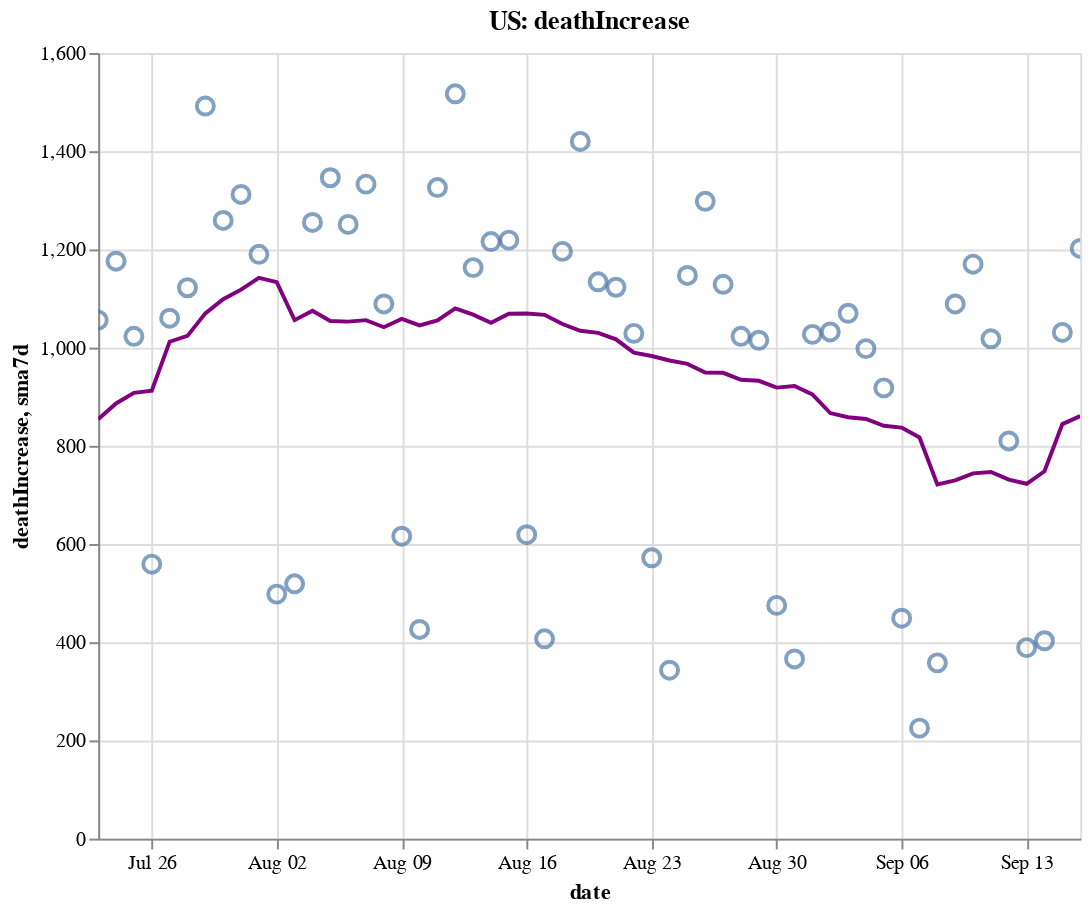

The cell this chart's notebook holds for it:
### Code cell
create_plot(us, 'deathIncrease')

### Figure 1 — Vega-Lite specification as saved in the notebook (floating-point values rounded to 4 significant figures)
{"config": {"view": {"continuousWidth": 400, "continuousHeight": 300}}, "layer": [{"layer": [{"mark": {"type": "point", "size": 75}, "encoding": {"tooltip": [{"type": "temporal", "field": "date"}, {"type": "quantitative", "field": "deathIncrease"}, {"type": "quantitative", "field": "sma7d"}], "x": {"type": "temporal", "field": "date"}, "y": {"type": "quantitative", "field": "deathIncrease"}}, "selection": {"selector006": {"type": "interval", "bind": "scales", "encodings": ["x", "y"]}}}, {"mark": {"type": "line", "color": "purple"}, "encoding": {"x": {"type": "temporal", "field": "date"}, "y": {"type": "quantitative", "field": "sma7d"}}}]}, {"mark": {"type": "rule", "color": "#aaa"}, "encoding": {"x": {"type": "temporal", "field": "date"}}, "transform": [{"filter": {"selection": "selector005"}}]}, {"mark": "circle", "encoding": {"opacity": {"condition": {"value": 1, "selection": "selector005"}, "value": 0}, "tooltip": [{"type": "temporal", "field": "date"}, {"type": "quantitative", "field": "deathIncrease"}, {"type": "quantitative", "field": "sma7d"}], "x": {"type": "temporal", "field": "date"}, "y": {"type": "quantitative", "field": "deathIncrease"}}, "selection": {"selector005": {"type": "single", "encodings": ["x"], "on": "mouseover", "nearest": true, "empty": "none"}}}, {"mark": {"type": "text", "align": "left", "dx": 5, "dy": -5, "stroke": "white", "strokeWidth": 2}, "encoding": {"text": {"type": "quantitative", "field": "deathIncrease"}, "tooltip": [{"type": "temporal", "field": "date"}, {"type": "quantitative", "field": "deathIncrease"}, {"type": "quantitative", "field": "sma7d"}], "x": {"type": "temporal", "field": "date"}, "y": {"type": "quantitative", "field": "deathIncrease"}}, "transform": [{"filter": {"selection": "selector005"}}]}, {"mark": {"type": "text", "align": "left", "dx": 5, "dy": -5}, "encoding": {"text": {"type": "quantitative", "field": "deathIncrease"}, "tooltip": [{"type": "temporal", "field": "date"}, {"type": "quantitative", "field": "deathIncrease"}, {"type": "quantitative", "field": "sma7d"}], "x": {"type": "temporal", "field": "date"}, "y": {"type": "quantitative", "field": "deathIncrease"}}, "transform": [{"filter": {"selection": "selector005"}}]}], "data": {"name": "data-30a592fd6a511ef2b1205233cbcbba09"}, "height": 400, "title": "US: deathIncrease", "width": 500, "$schema": "https://vega.github.io/schema/vega-lite/v4.8.1.json", "datasets": {"data-30a592fd6a511ef2b1205233cbcbba09": [{"date": "2020-07-23T00:00:00", "totalTestResultsIncrease": 852500.0, "positiveIncrease": 71550.0, "death": 136400.0, "deathIncrease": 1056.0, "positiveRate": 0.084, "state": "US", "sma7d": 854.1}, {"date": "2020-07-24T00:00:00", "totalTestResultsIncrease": 940100.0, "positiveIncrease": 75240.0, "death": 137500.0, "deathIncrease": 1176.0, "positiveRate": 0.08, "state": "US", "sma7d": 886.3}, {"date": "2020-07-25T00:00:00", "totalTestResultsIncrease": 793400.0, "positiveIncrease": 64740.0, "death": 138500.0, "deathIncrease": 1023.0, "positiveRate": 0.082, "state": "US", "sma7d": 907.9}, {"date": "2020-07-26T00:00:00", "totalTestResultsIncrease": 850800.0, "positiveIncrease": 61000.0, "death": 139100.0, "deathIncrease": 559.0, "positiveRate": 0.072, "state": "US", "sma7d": 912.4}, {"date": "2020-07-27T00:00:00", "totalTestResultsIncrease": 776700.0, "positiveIncrease": 55330.0, "death": 140200.0, "deathIncrease": 1060.0, "positiveRate": 0.071, "state": "US", "sma7d": 1012.0}, {"date": "2020-07-28T00:00:00", "totalTestResultsIncrease": 756000.0, "positiveIncrease": 56450.0, "death": 141300.0, "deathIncrease": 1122.0, "positiveRate": 0.075, "state": "US", "sma7d": 1024.0}, {"date": "2020-07-29T00:00:00", "totalTestResultsIncrease": 873100.0, "positiveIncrease": 66960.0, "death": 142800.0, "deathIncrease": 1492.0, "positiveRate": 0.077, "state": "US", "sma7d": 1070.0}, {"date": "2020-07-30T00:00:00", "totalTestResultsIncrease": 828300.0, "positiveIncrease": 69420.0, "death": 144000.0, "deathIncrease": 1259.0, "positiveRate": 0.084, "state": "US", "sma7d": 1099.0}, {"date": "2020-07-31T00:00:00", "totalTestResultsIncrease": 737100.0, "positiveIncrease": 67620.0, "death": 145400.0, "deathIncrease": 1312.0, "positiveRate": 0.092, "state": "US", "sma7d": 1118.0}, {"date": "2020-08-01T00:00:00", "totalTestResultsIncrease": 747600.0, "positiveIncrease": 61100.0, "death": 146500.0, "deathIncrease": 1190.0, "positiveRate": 0.082, "state": "US", "sma7d": 1142.0}, {"date": "2020-08-02T00:00:00", "totalTestResultsIncrease": 698100.0, "positiveIncrease": 46810.0, "death": 147000.0, "deathIncrease": 498.0, "positiveRate": 0.067, "state": "US", "sma7d": 1133.0}, {"date": "2020-08-03T00:00:00", "totalTestResultsIncrease": 761800.0, "positiveIncrease": 49710.0, "death": 147600.0, "deathIncrease": 519.0, "positiveRate": 0.065, "state": "US", "sma7d": 1056.0}, {"date": "2020-08-04T00:00:00", "totalTestResultsIncrease": 729000.0, "positiveIncrease": 51870.0, "death": 148800.0, "deathIncrease": 1255.0, "positiveRate": 0.071, "state": "US", "sma7d": 1075.0}, {"date": "2020-08-05T00:00:00", "totalTestResultsIncrease": 711500.0, "positiveIncrease": 52320.0, "death": 150200.0, "deathIncrease": 1346.0, "positiveRate": 0.074, "state": "US", "sma7d": 1054.0}, {"date": "2020-08-06T00:00:00", "totalTestResultsIncrease": 781600.0, "positiveIncrease": 54190.0, "death": 151400.0, "deathIncrease": 1251.0, "positiveRate": 0.069, "state": "US", "sma7d": 1053.0}, {"date": "2020-08-07T00:00:00", "totalTestResultsIncrease": 795900.0, "positiveIncrease": 61340.0, "death": 152700.0, "deathIncrease": 1333.0, "positiveRate": 0.077, "state": "US", "sma7d": 1056.0}, {"date": "2020-08-08T00:00:00", "totalTestResultsIncrease": 682600.0, "positiveIncrease": 53710.0, "death": 153800.0, "deathIncrease": 1089.0, "positiveRate": 0.079, "state": "US", "sma7d": 1042.0}, {"date": "2020-08-09T00:00:00", "totalTestResultsIncrease": 718700.0, "positiveIncrease": 50630.0, "death": 154400.0, "deathIncrease": 616.0, "positiveRate": 0.07, "state": "US", "sma7d": 1058.0}, {"date": "2020-08-10T00:00:00", "totalTestResultsIncrease": 747800.0, "positiveIncrease": 42090.0, "death": 154900.0, "deathIncrease": 426.0, "positiveRate": 0.056, "state": "US", "sma7d": 1045.0}, {"date": "2020-08-11T00:00:00", "totalTestResultsIncrease": 751800.0, "positiveIncrease": 55700.0, "death": 156200.0, "deathIncrease": 1326.0, "positiveRate": 0.074, "state": "US", "sma7d": 1055.0}, {"date": "2020-08-12T00:00:00", "totalTestResultsIncrease": 487400.0, "positiveIncrease": 56130.0, "death": 157700.0, "deathIncrease": 1517.0, "positiveRate": 0.115, "state": "US", "sma7d": 1080.0}, {"date": "2020-08-13T00:00:00", "totalTestResultsIncrease": 916600.0, "positiveIncrease": 51760.0, "death": 158900.0, "deathIncrease": 1163.0, "positiveRate": 0.056, "state": "US", "sma7d": 1067.0}, {"date": "2020-08-14T00:00:00", "totalTestResultsIncrease": 876500.0, "positiveIncrease": 55640.0, "death": 160100.0, "deathIncrease": 1216.0, "positiveRate": 0.063, "state": "US", "sma7d": 1050.0}, {"date": "2020-08-15T00:00:00", "totalTestResultsIncrease": 771700.0, "positiveIncrease": 56150.0, "death": 161300.0, "deathIncrease": 1219.0, "positiveRate": 0.073, "state": "US", "sma7d": 1069.0}, {"date": "2020-08-16T00:00:00", "totalTestResultsIncrease": 800900.0, "positiveIncrease": 42490.0, "death": 161900.0, "deathIncrease": 619.0, "positiveRate": 0.053, "state": "US", "sma7d": 1069.0}, {"date": "2020-08-17T00:00:00", "totalTestResultsIncrease": 678500.0, "positiveIncrease": 37880.0, "death": 162300.0, "deathIncrease": 407.0, "positiveRate": 0.056, "state": "US", "sma7d": 1067.0}, {"date": "2020-08-18T00:00:00", "totalTestResultsIncrease": 669900.0, "positiveIncrease": 40800.0, "death": 163500.0, "deathIncrease": 1196.0, "positiveRate": 0.061, "state": "US", "sma7d": 1048.0}, {"date": "2020-08-19T00:00:00", "totalTestResultsIncrease": 685400.0, "positiveIncrease": 44960.0, "death": 165000.0, "deathIncrease": 1420.0, "positiveRate": 0.066, "state": "US", "sma7d": 1034.0}, {"date": "2020-08-20T00:00:00", "totalTestResultsIncrease": 720700.0, "positiveIncrease": 43760.0, "death": 166100.0, "deathIncrease": 1134.0, "positiveRate": 0.061, "state": "US", "sma7d": 1030.0}, {"date": "2020-08-21T00:00:00", "totalTestResultsIncrease": 778400.0, "positiveIncrease": 46560.0, "death": 167200.0, "deathIncrease": 1123.0, "positiveRate": 0.06, "state": "US", "sma7d": 1017.0}, {"date": "2020-08-22T00:00:00", "totalTestResultsIncrease": 783800.0, "positiveIncrease": 46240.0, "death": 168200.0, "deathIncrease": 1029.0, "positiveRate": 0.059, "state": "US", "sma7d": 989.7}, {"date": "2020-08-23T00:00:00", "totalTestResultsIncrease": 632000.0, "positiveIncrease": 37570.0, "death": 168800.0, "deathIncrease": 572.0, "positiveRate": 0.059, "state": "US", "sma7d": 983.0}, {"date": "2020-08-24T00:00:00", "totalTestResultsIncrease": 714100.0, "positiveIncrease": 34640.0, "death": 169200.0, "deathIncrease": 343.0, "positiveRate": 0.049, "state": "US", "sma7d": 973.9}, {"date": "2020-08-25T00:00:00", "totalTestResultsIncrease": 659200.0, "positiveIncrease": 36380.0, "death": 170300.0, "deathIncrease": 1147.0, "positiveRate": 0.055, "state": "US", "sma7d": 966.9}, {"date": "2020-08-26T00:00:00", "totalTestResultsIncrease": 675100.0, "positiveIncrease": 44050.0, "death": 171600.0, "deathIncrease": 1298.0, "positiveRate": 0.065, "state": "US", "sma7d": 949.4}, {"date": "2020-08-27T00:00:00", "totalTestResultsIncrease": 784000.0, "positiveIncrease": 43980.0, "death": 172700.0, "deathIncrease": 1129.0, "positiveRate": 0.056, "state": "US", "sma7d": 948.7}, {"date": "2020-08-28T00:00:00", "totalTestResultsIncrease": 809700.0, "positiveIncrease": 46550.0, "death": 173800.0, "deathIncrease": 1023.0, "positiveRate": 0.057, "state": "US", "sma7d": 934.4}, {"date": "2020-08-29T00:00:00", "totalTestResultsIncrease": 806600.0, "positiveIncrease": 44500.0, "death": 174800.0, "deathIncrease": 1015.0, "positiveRate": 0.055, "state": "US", "sma7d": 932.4}, {"date": "2020-08-30T00:00:00", "totalTestResultsIncrease": 766200.0, "positiveIncrease": 39500.0, "death": 175200.0, "deathIncrease": 475.0, "positiveRate": 0.052, "state": "US", "sma7d": 918.6}, {"date": "2020-08-31T00:00:00", "totalTestResultsIncrease": 698700.0, "positiveIncrease": 31410.0, "death": 175600.0, "deathIncrease": 366.0, "positiveRate": 0.045, "state": "US", "sma7d": 921.9}, {"date": "2020-09-01T00:00:00", "totalTestResultsIncrease": 728300.0, "positiveIncrease": 42430.0, "death": 176600.0, "deathIncrease": 1027.0, "positiveRate": 0.058, "state": "US", "sma7d": 904.7}, {"date": "2020-09-02T00:00:00", "totalTestResultsIncrease": 676000.0, "positiveIncrease": 30600.0, "death": 177700.0, "deathIncrease": 1032.0, "positiveRate": 0.045, "state": "US", "sma7d": 866.7}, {"date": "2020-09-03T00:00:00", "totalTestResultsIncrease": 789900.0, "positiveIncrease": 44710.0, "death": 178700.0, "deathIncrease": 1070.0, "positiveRate": 0.057, "state": "US", "sma7d": 858.3}, {"date": "2020-09-04T00:00:00", "totalTestResultsIncrease": 938500.0, "positiveIncrease": 51590.0, "death": 179700.0, "deathIncrease": 998.0, "positiveRate": 0.055, "state": "US", "sma7d": 854.7}, {"date": "2020-09-05T00:00:00", "totalTestResultsIncrease": 864300.0, "positiveIncrease": 44900.0, "death": 180700.0, "deathIncrease": 918.0, "positiveRate": 0.052, "state": "US", "sma7d": 840.9}, {"date": "2020-09-06T00:00:00", "totalTestResultsIncrease": 773600.0, "positiveIncrease": 33120.0, "death": 181100.0, "deathIncrease": 449.0, "positiveRate": 0.043, "state": "US", "sma7d": 837.1}, {"date": "2020-09-07T00:00:00", "totalTestResultsIncrease": 608000.0, "positiveIncrease": 28680.0, "death": 181300.0, "deathIncrease": 225.0, "positiveRate": 0.047, "state": "US", "sma7d": 817.0}, {"date": "2020-09-08T00:00:00", "totalTestResultsIncrease": 535900.0, "positiveIncrease": 22220.0, "death": 181700.0, "deathIncrease": 358.0, "positiveRate": 0.041, "state": "US", "sma7d": 721.4}, {"date": "2020-09-09T00:00:00", "totalTestResultsIncrease": 625000.0, "positiveIncrease": 30980.0, "death": 182800.0, "deathIncrease": 1089.0, "positiveRate": 0.05, "state": "US", "sma7d": 729.6}, {"date": "2020-09-10T00:00:00", "totalTestResultsIncrease": 663400.0, "positiveIncrease": 37580.0, "death": 183900.0, "deathIncrease": 1170.0, "positiveRate": 0.057, "state": "US", "sma7d": 743.9}, {"date": "2020-09-11T00:00:00", "totalTestResultsIncrease": 814700.0, "positiveIncrease": 44930.0, "death": 185000.0, "deathIncrease": 1018.0, "positiveRate": 0.055, "state": "US", "sma7d": 746.7}, {"date": "2020-09-12T00:00:00", "totalTestResultsIncrease": 915800.0, "positiveIncrease": 42090.0, "death": 185800.0, "deathIncrease": 810.0, "positiveRate": 0.046, "state": "US", "sma7d": 731.3}, {"date": "2020-09-13T00:00:00", "totalTestResultsIncrease": 688700.0, "positiveIncrease": 34450.0, "death": 186200.0, "deathIncrease": 389.0, "positiveRate": 0.05, "state": "US", "sma7d": 722.7}, {"date": "2020-09-14T00:00:00", "totalTestResultsIncrease": 435300.0, "positiveIncrease": 33860.0, "death": 186600.0, "deathIncrease": 403.0, "positiveRate": 0.078, "state": "US", "sma7d": 748.1}, {"date": "2020-09-15T00:00:00", "totalTestResultsIncrease": 720900.0, "positiveIncrease": 35440.0, "death": 187600.0, "deathIncrease": 1031.0, "positiveRate": 0.049, "state": "US", "sma7d": 844.3}, {"date": "2020-09-16T00:00:00", "totalTestResultsIncrease": 721600.0, "positiveIncrease": 39970.0, "death": 188800.0, "deathIncrease": 1202.0, "positiveRate": 0.055, "state": "US", "sma7d": 860.4}]}}
